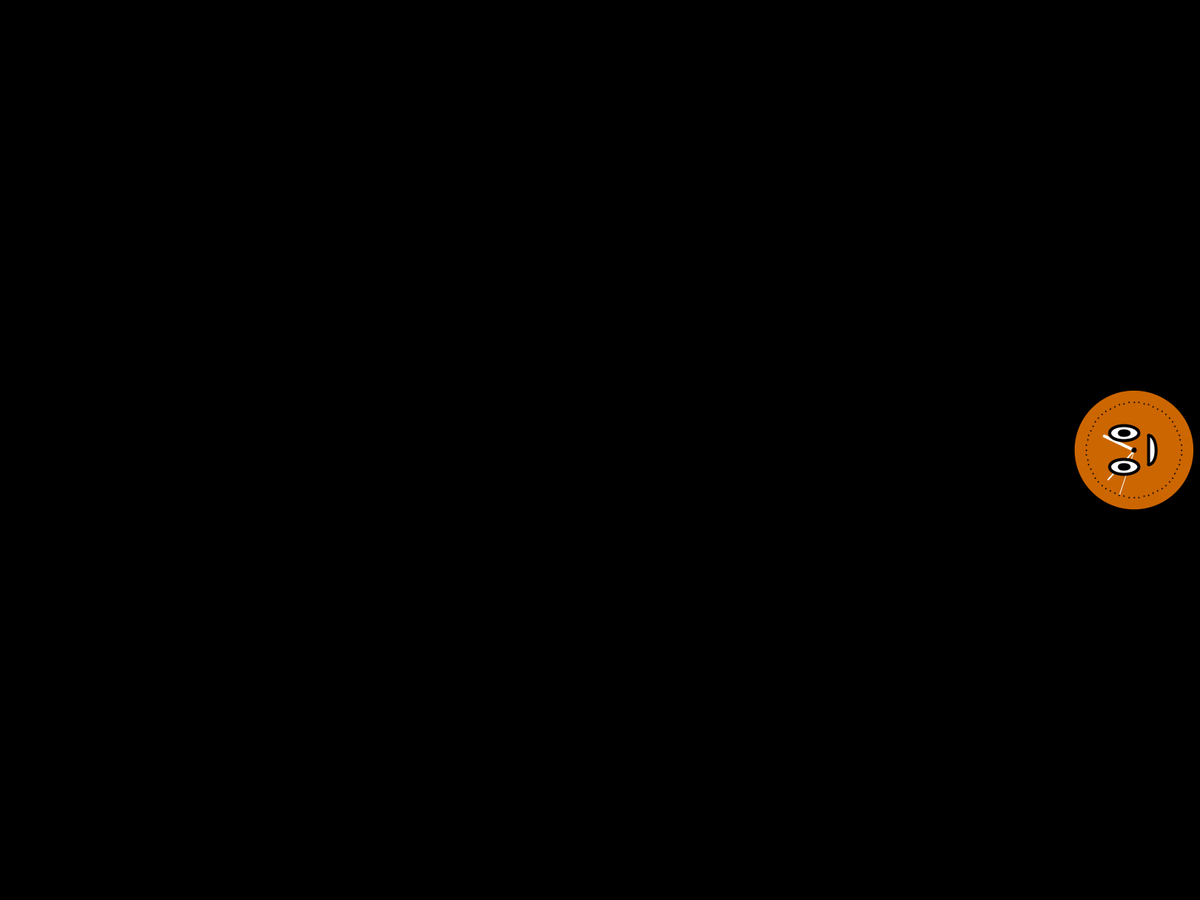
Frame 1 (no input)
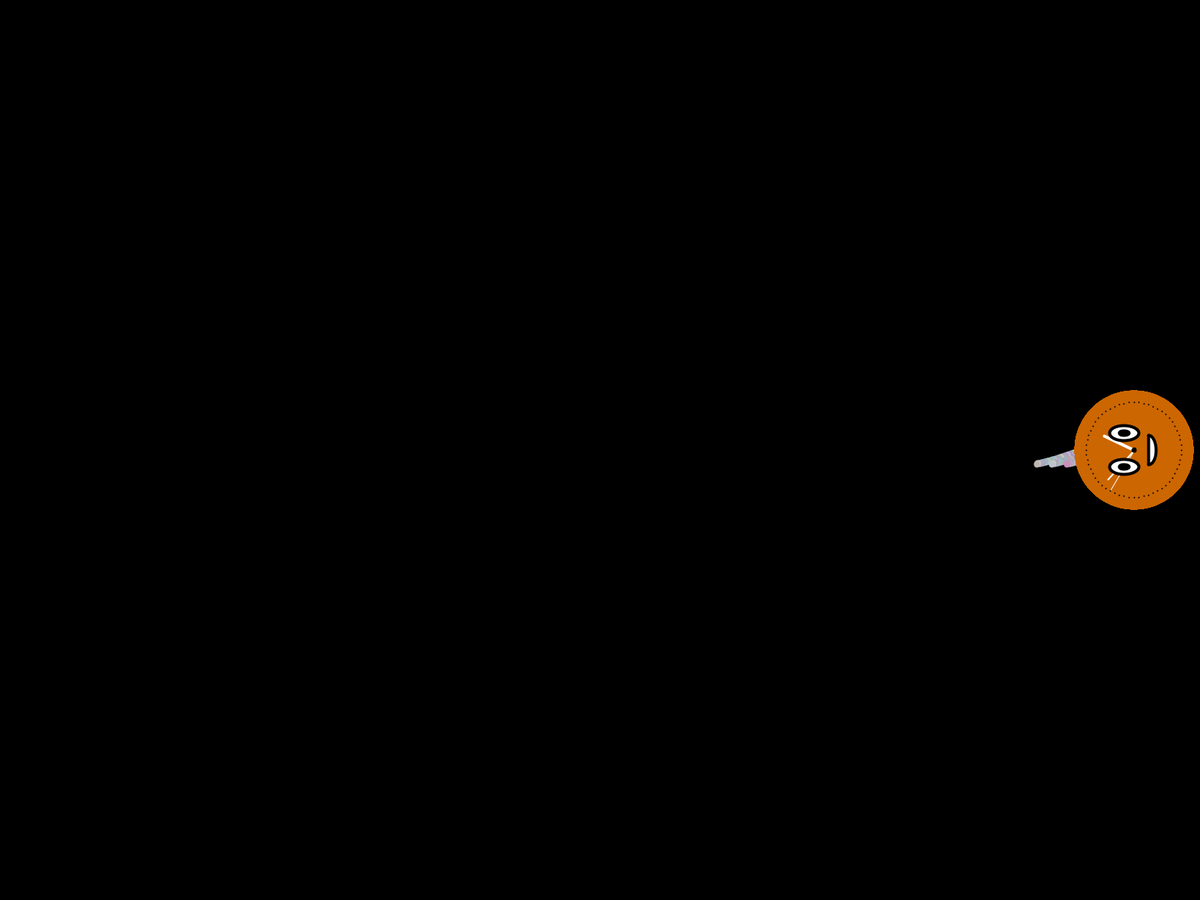
Frame 60 (the mouse pressed at the canvas centre just before this capture)
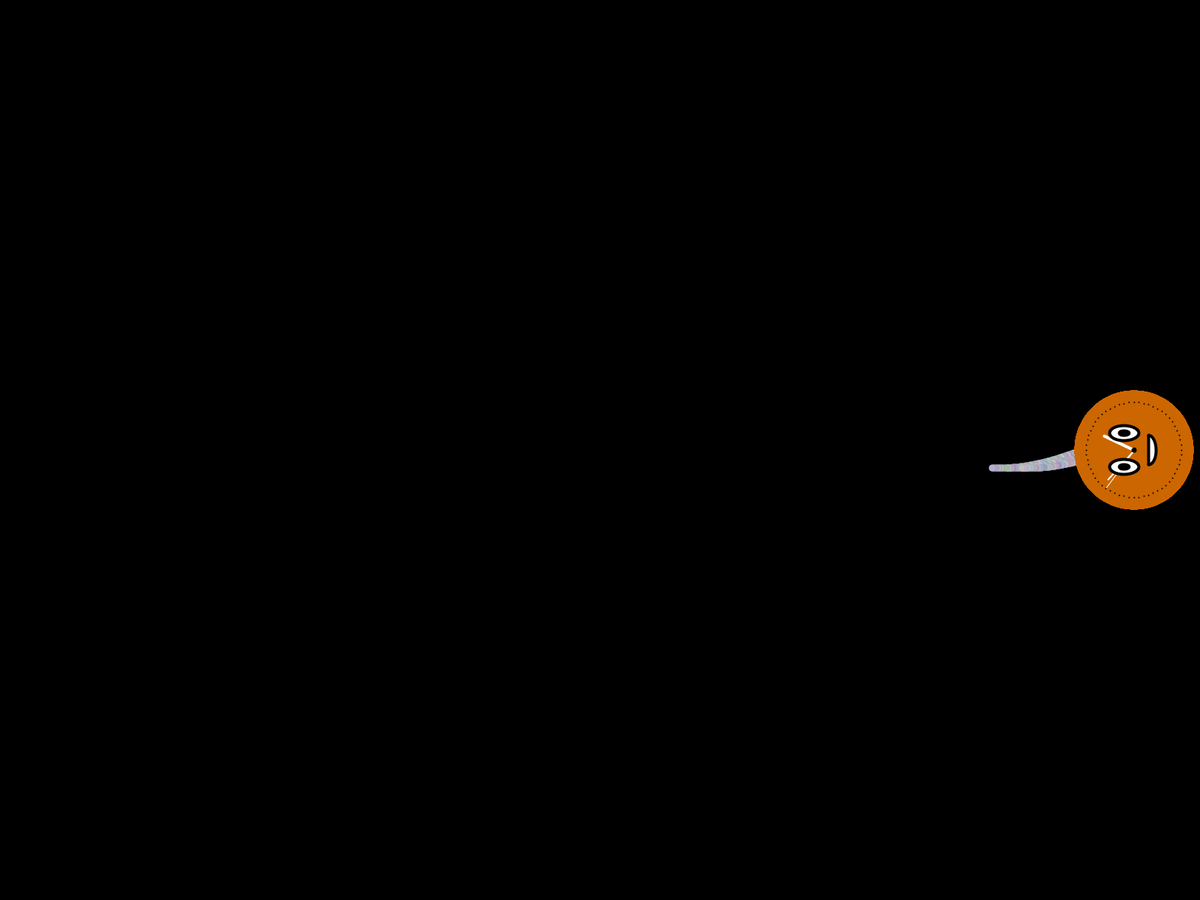
Frame 120 (the mouse held since frame 60 and released just before this capture)

The Processing sketch that drew these frames (run headless with seeded random() and noise(); from frame 60 on, the mouse is pressed at the canvas centre):

// Processing sketch: horizontal_timeline
// ── horizontal_timeline.pde
// Set the speed of growth
float GROWTH = 1;

// Set the limit for the number of timelines
int LIMIT = 100000;

// Sacred timeline and list of other timelines
Timeline sacred;
ArrayList<Timeline> timelines;

// Miss Minutes and her parameters
Clock clock;
int cx;
int cy;
float secondsRadius;
float minutesRadius;
float hoursRadius;
float clockDiameter;

// Set to fullscreen and call the same reset function on setup
void setup() {
  fullScreen(0);
  //size(900, 768);
  reset();
}

// Function to reset the timeline growth
void reset() {
  // Set a dark blue background
  background(7, 25, 49);
  background(0);

  // Create Miss Minutes and calculate her position
  int radius = min((width / 3) / 2, height) / 3;
  cx = width - radius;
  cy = height / 2;
  secondsRadius = radius * 0.72;
  minutesRadius = radius * 0.60;
  hoursRadius = radius * 0.50;
  clockDiameter = radius * 1.8;
  
  //clock = new Clock(width, height / 2, radius * 0.72, radius * 0.60, radius * 0.50, radius * 1.80);

  // Initialize the sacred timeline and the other timelines list
  //sacred = new Timeline(width - clockDiameter, height / 2);
  timelines = new ArrayList<Timeline>();
  timelines.add(new Timeline(width - clockDiameter, height / 2));
}

// Draw branching timelines randomly coming from Miss Minutes
void draw() {
  //sacred.update();
  if (timelines.size() < LIMIT) {
    for (int i = 0; i < timelines.size(); i++) {
      Timeline t = timelines.get(i);
      int random = int(random(0, 300));
      if (random == 82) {
        timelines.add(new Timeline(t.x, t.y, PI / 2, t.level + 1, int(random(1, 3))));
      }
      t.update();
    }
  }
  if (!timelines.get(0).isAlive()) {
    reset();
  }
  drawClock();
}

class Timeline {
  float x;
  float y;
  float thickness;
  float period;
  float amplitude;
  float angle;
  color lineColor;
  int red;
  int green;
  int blue;
  int initialRed;
  boolean sacred;
  int level;
  int branches;

  // Simple constructor for sacred timeline
  Timeline(float x, float y) {
    this.x = x;
    this.y = y;
    this.thickness = 8;
    this.period = 100 + random(-20, 20);
    this.amplitude = random(0.25, 1);
    this.angle = 0;
    this.red = int(random(140, 210));
    this.green = int(random(140, 210));
    this.blue = int(random(160, 220));
    this.initialRed = this.red;
    this.lineColor = color(red, green, blue);
    this.sacred = true;
    this.level = 0;
    this.branches = int(random(3, 6));
    println(period, amplitude, branches);
  }
  
  // More detailed and randomized constructor for branched timelines
  Timeline(float x, float y, float angle, int level, int branches) {
    this.x = x;
    this.y = y;
    this.angle = angle;
    this.period = 100 + random(-40, 40);
    this.amplitude = random(0.25, 2.75);
    this.red = int(random(140, 210));
    this.green = int(random(140, 210));
    this.blue = int(random(160, 220));
    this.initialRed = this.red;
    this.lineColor = color(red, green, blue);
    this.sacred = false;
    this.level = level;
    this.thickness = 8 / pow(2, level);
    this.branches = branches;
  }

  void update() {
    if (this.isAlive()) {
      stroke(lineColor);
      strokeWeight(this.thickness);
      pushMatrix();
      translate(this.x, this.y);
      rotate(this.angle);
      for (int i = 0; i < this.branches; i++) {
        if (sacred) {
          stroke(color(random(140, 210), random(140, 210), random(160, 220)));
        } else {
          //this.red += 1;
          //this.green -= 1;
          //this.blue -= 1;
          this.red = int(map(min(dist(0, this.y, 0, 0), dist(0, this.y, 0, height)), 0, height / 2, 255, initialRed));
          this.lineColor = color(this.red, this.green, this.blue);
        }
        line((20 / (level + 1)) * i, 0, (20 / (level + 1)) * i, GROWTH);
      }
      y += amplitude * sin(x / period);
      x -= GROWTH;
      popMatrix();
    }
  }

  boolean isAlive() {
    return this.y >= 0 && this.y <= height && x >= 0 && x <= width;
  }
}

class Clock {
  float x;
  float y;
  float secondsRadius;
  float minutesRadius;
  float hoursRadius;
  float diameter;

  // Simple constructor for sacred timeline
  Clock(float x, float y, float secondsRadius, float minutesRadius, float hoursRadius, float diameter) {
    this.x = x;
    this.y = y;
    this.secondsRadius = secondsRadius;
    this.minutesRadius = minutesRadius;
    this.hoursRadius = hoursRadius;
  }

  void drawClock() {
    // Draw the clock background
    fill(204, 102, 0);
    noStroke();
    ellipse(this.x, this.y, this.diameter, this.diameter);
    
    // Angles for sin() and cos() start at 3 o'clock;
    // subtract PI to make them start at 9 o'clock
    float s = map(second(), 0, 60, 0, TWO_PI) - PI;
    float m = map(minute() + norm(second(), 0, 60), 0, 60, 0, TWO_PI) - PI; 
    float h = map(hour() + norm(minute(), 0, 60), 0, 24, 0, TWO_PI * 2) - PI;
    
    // Draw the hands of the clock
    stroke(255);
    strokeWeight(1);
    line(this.x, this.y, this.x + cos(s) * secondsRadius, this.y + sin(s) * secondsRadius);
    strokeWeight(2);
    line(this.x, this.y, this.x + cos(m) * minutesRadius, this.y + sin(m) * minutesRadius);
    strokeWeight(4);
    line(this.x, this.y, this.x + cos(h) * hoursRadius, this.y + sin(h) * hoursRadius);
    
    // Draw the eyes
    fill(255);
    stroke(0);
    ellipse(this.x - (this.diameter / 12), this.y - (this.diameter / 7), this.diameter / 4, this.diameter / 8);
    ellipse(this.x - (this.diameter / 12), this.y + (this.diameter / 7), this.diameter / 4, this.diameter / 8);
    
    // Draw the pupils and nose
    fill(0);
    ellipse(this.x - (this.diameter / 12), this.y - (this.diameter / 7), this.diameter / 12, this.diameter / 24);
    ellipse(this.x - (this.diameter / 12), this.y + (this.diameter / 7), this.diameter / 12, this.diameter / 24);
    ellipse(this.x, this.y, this.diameter / 50, this.diameter / 50);
    
    // Draw the mouth
    fill(255);
    arc(this.x + this.diameter / 8, this.y, this.diameter / 8, this.diameter / 4, -PI / 2, PI / 2);
    line(this.x + this.diameter / 8, this.y - this.diameter / 8, this.x + this.diameter / 8, this.y + this.diameter / 8);
    
    // Draw the minute notches
    stroke(0);
    strokeWeight(2);
    beginShape(POINTS);
    for (int a = 0; a < 360; a+=6) {
      float angle = radians(a);
      float x = this.x + cos(angle) * secondsRadius;
      float y = this.y + sin(angle) * secondsRadius;
      vertex(x, y);
    }
    
    // End drawing
    endShape();
  }
}

void drawClock() {
  // Draw the clock background
  fill(204, 102, 0);
  noStroke();
  ellipse(cx, cy, clockDiameter, clockDiameter);
  
  // Angles for sin() and cos() start at 3 o'clock;
  // subtract PI to make them start at 9 o'clock
  float s = map(second(), 0, 60, 0, TWO_PI) - PI;
  float m = map(minute() + norm(second(), 0, 60), 0, 60, 0, TWO_PI) - PI; 
  float h = map(hour() + norm(minute(), 0, 60), 0, 24, 0, TWO_PI * 2) - PI;
  
  // Draw the hands of the clock
  stroke(255);
  strokeWeight(1);
  line(cx, cy, cx + cos(s) * secondsRadius, cy + sin(s) * secondsRadius);
  strokeWeight(2);
  line(cx, cy, cx + cos(m) * minutesRadius, cy + sin(m) * minutesRadius);
  strokeWeight(4);
  line(cx, cy, cx + cos(h) * hoursRadius, cy + sin(h) * hoursRadius);
  
  // Draw the eyes
  fill(255);
  stroke(0);
  ellipse(cx - (clockDiameter / 12), cy - (clockDiameter / 7), clockDiameter / 4, clockDiameter / 8);
  ellipse(cx - (clockDiameter / 12), cy + (clockDiameter / 7), clockDiameter / 4, clockDiameter / 8);
  
  // Draw the pupils and nose
  fill(0);
  ellipse(cx - (clockDiameter / 12), cy - (clockDiameter / 7), clockDiameter / 12, clockDiameter / 24);
  ellipse(cx - (clockDiameter / 12), cy + (clockDiameter / 7), clockDiameter / 12, clockDiameter / 24);
  ellipse(cx, cy, clockDiameter / 50, clockDiameter / 50);
  
  // Draw the mouth
  fill(255);
  arc(cx + clockDiameter / 8, cy, clockDiameter / 8, clockDiameter / 4, -PI / 2, PI / 2);
  line(cx + clockDiameter / 8, cy - clockDiameter / 8, cx + clockDiameter / 8, cy + clockDiameter / 8);
  
  // Draw the minute notches
  stroke(0);
  strokeWeight(2);
  beginShape(POINTS);
  for (int a = 0; a < 360; a+=6) {
    float angle = radians(a);
    float x = cx + cos(angle) * secondsRadius;
    float y = cy + sin(angle) * secondsRadius;
    vertex(x, y);
  }
   endShape();
}

// Reset the growth when the mouse is clicked
void mouseClicked() {
  reset();
}
